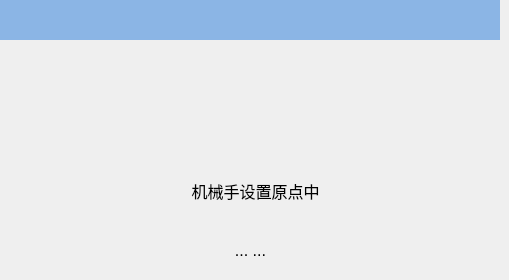
   <widget class="QWidget" name="page_11">
    <widget class="QLabel" name="label_82">
     <property name="geometry">
      <rect>
       <x>0</x>
       <y>0</y>
       <width>500</width>
       <height>40</height>
      </rect>
     </property>
     <property name="minimumSize">
      <size>
       <width>500</width>
       <height>40</height>
      </size>
     </property>
     <property name="maximumSize">
      <size>
       <width>500</width>
       <height>30</height>
      </size>
     </property>
     <property name="font">
      <font>
       <pointsize>16</pointsize>
      </font>
     </property>
     <property name="styleSheet">
      <string notr="true">QLabel{background-color:#8BB5E5;}</string>
     </property>
     <property name="text">
      <string/>
     </property>
     <property name="alignment">
      <set>Qt::AlignCenter</set>
     </property>
    </widget>
    <widget class="QLabel" name="label_tip1_4">
     <property name="geometry">
      <rect>
       <x>120</x>
       <y>170</y>
       <width>271</width>
       <height>41</height>
      </rect>
     </property>
     <property name="font">
      <font>
       <pointsize>12</pointsize>
      </font>
     </property>
     <property name="text">
      <string>机械手设置原点中</string>
     </property>
     <property name="alignment">
      <set>Qt::AlignCenter</set>
     </property>
    </widget>
    <widget class="QLabel" name="label_tip2_4">
     <property name="geometry">
      <rect>
       <x>150</x>
       <y>230</y>
       <width>201</width>
       <height>41</height>
      </rect>
     </property>
     <property name="font">
      <font>
       <pointsize>12</pointsize>
      </font>
     </property>
     <property name="text">
      <string>... ...</string>
     </property>
     <property name="alignment">
      <set>Qt::AlignCenter</set>
     </property>
    </widget>
    <widget class="QLabel" name="label_83">
     <property name="geometry">
      <rect>
       <x>230</x>
       <y>70</y>
       <width>40</width>
       <height>40</height>
      </rect>
     </property>
     <property name="minimumSize">
      <size>
       <width>40</width>
       <height>40</height>
      </size>
     </property>
     <property name="maximumSize">
      <size>
       <width>40</width>
       <height>40</height>
      </size>
     </property>
     <property name="text">
      <string/>
     </property>
     <property name="pixmap">
      <pixmap resource="../resource.qrc">:/RunPage/runpage_images/alarm.png</pixmap>
     </property>
    </widget>
   </widget>
